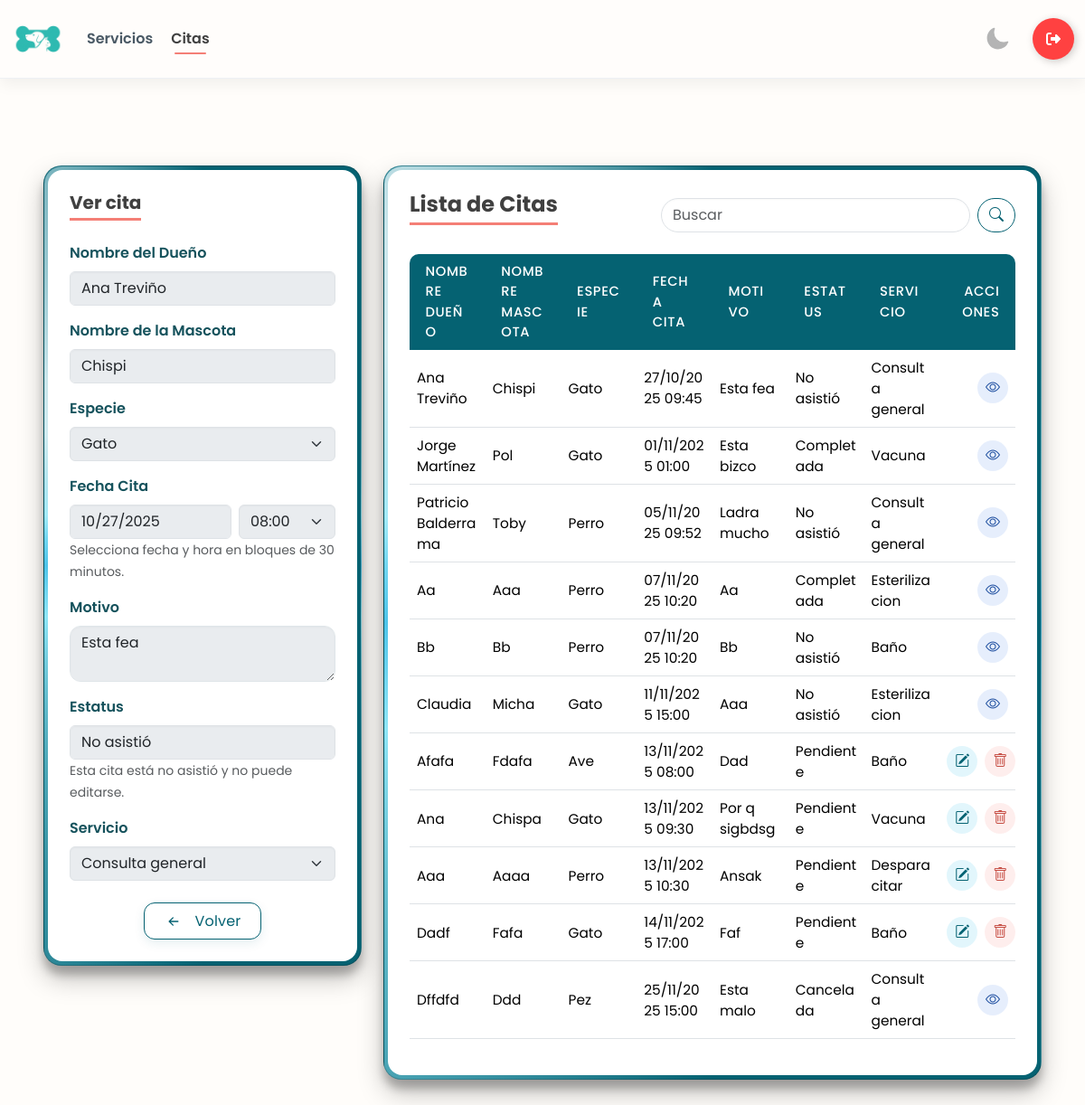
/citas/6/ (signed in), run on the app's committed database.
### app/models.py (models this page shows, shortened)
class CITA_VETERINARIA(models.Model):
    nombre_dueño = models.CharField(max_length=200)
    nombre_mascota = models.CharField(max_length=100)
    especie = models.CharField(max_length=100)
    fecha_cita = models.DateTimeField()
    motivo = models.CharField(max_length=255)
    estatus = models.CharField(max_length=50)
    servicio = models.ForeignKey(SERVICIO, on_delete= models.PROTECT, null=True)

class SERVICIO(models.Model):
    nombre = models.CharField(max_length=100)
    precio = models.DecimalField(max_digits=10, decimal_places=2)
    descripcion = models.TextField(max_length=250, null= True)
    def __str__(self):
        return self.nombre

### app/views.py (the view, shortened to what this page needs)
# urls.py: path('citas/', views.citas_panel, name='citas'),
@login_required
@user_passes_test(es_empleado_o_admin_user)
@login_required
@user_passes_test(is_employee_or_admin)
def citas_panel(request, id=None):
    es_admin = is_admin(request.user)
    cita = get_object_or_404(CITA_VETERINARIA, pk=id) if id else None
    servicios = SERVICIO.objects.all()
    ahora_local = timezone.localtime()
    slots = build_half_hour_slots("08:00", "18:00")
    if cita:
        sel_hora = timezone.localtime(cita.fecha_cita).strftime("%H:%M")
        sel_fecha = timezone.localtime(cita.fecha_cita).strftime("%Y-%m-%d")
    else:
        sel_hora = ""
        sel_fecha = ""
    cita_pasada_bool = bool(cita and timezone.localtime(cita.fecha_cita) <= ahora_local)
    bloqueada_total = bool(cita and cita.estatus in ["Completada", "Cancelada", "No asistió"])
    solo_estatus_fecha = bool(cita and cita_pasada_bool and not bloqueada_total)
    solo_estatus_rol = bool(cita and (not es_admin) and not bloqueada_total)
    solo_estatus = solo_estatus_fecha or solo_estatus_rol
    qs = CITA_VETERINARIA.objects.all().select_related('servicio').order_by('fecha_cita')
    q = (request.GET.get('q') or '').strip()
    ctx = {
        "citas": qs,
        "cita": cita,
        "editando": bool(cita),
        "servicios": servicios,
        "slots": slots,
        "sel_hora": sel_hora,
        "sel_fecha": sel_fecha,
        "min_fecha": ahora_local.strftime("%Y-%m-%d"),
        "cita_pasada": cita_pasada_bool,
        "bloqueada_total": bloqueada_total,
        "solo_estatus": solo_estatus,
        "q": q,
        "es_admin": es_admin,
        "form_data": {},
    }
    return render(request, "citas.html", ctx)

### app/templates/citas.html (shortened to what this page needs)
{% load static %}
<!DOCTYPE html>
<html lang="es" data-theme="light">
<head>
    {% include 'referencias.html' %}
    <link rel="stylesheet" href="{% static 'css/panel.css' %}">
</head>
<body>
    {% include 'navbar-panel.html' %}
    <main class="container-fluid mt-5 mb-5 p-5">
        <div class="row g-4">
            <div class="col-12 col-lg-4">
                <div class="card glass-card">
                    <div class="card-body">
                        <h5 class="card-title mb-4">
                            {% if cita and bloqueada_total %}
                                Ver cita
                            {% elif editando %}
                                Editar cita
                            {% else %}
                                Crear cita
                            {% endif %}
                        </h5>
                        <form method="post" autocomplete="off"
                            action="{% if editando %}{% url 'citas_edit' cita.id %}{% else %}{% url 'citas' %}{% endif %}">
                            <div class="mb-3">
                                <label class="form-label">Nombre del Dueño</label>
                                <input type="text" name="nombre_dueño" class="form-control"
                                    pattern="^[A-Za-zÁÉÍÓÚáéíóúÑñ\s]+$" maxlength="200" required
                                    value="{% if form_data.nombre_dueño %}{{ form_data.nombre_dueño }}{% else %}{{ cita.nombre_dueño|default_if_none:'' }}{% endif %}"
                                    {% if bloqueada_total or solo_estatus %}disabled{% endif %}>
                            </div>
                            <div class="mb-3">
                                <label class="form-label">Nombre de la Mascota</label>
                                <input type="text" name="nombre_mascota" class="form-control"
                                    pattern="^[A-Za-zÁÉÍÓÚáéíóúÑñ\s]+$" maxlength="100" required
                                    value="{% if form_data.nombre_mascota %}{{ form_data.nombre_mascota }}{% else %}{{ cita.nombre_mascota|default_if_none:'' }}{% endif %}"
                                    {% if bloqueada_total or solo_estatus %}disabled{% endif %}>
                            </div>
                            <div class="mb-3">
                                <label class="form-label">Especie</label>
                                <select name="especie_select" id="especie_select" class="form-select" required {% if bloqueada_total or solo_estatus %}disabled{% endif %}>
                                    <option value="Gato" {% if form_data.especie_select == "Gato" %} selected {% elif not form_data.especie_select and cita.especie == "Gato" %} selected {% endif %}>
                                        Gato
                                    </option>
                                </select>
                            </div>
                            <div class="mb-3">
                                <label for="fecha_cita" class="form-label">Fecha Cita</label>
                                <div class="d-flex gap-2">
                                    <input type="date" class="form-control" id="fecha_cita" name="fecha_cita" min="{{ min_fecha }}" value="{% if form_data.fecha_cita %}{{ form_data.fecha_cita }}{% elif cita %}{{ sel_fecha }}{% endif %}" required
                                            {% if bloqueada_total or solo_estatus %}disabled{% endif %}>
                                    <select class="form-select" id="hora_cita" name="hora_cita" required {% if bloqueada_total or solo_estatus %}disabled{% endif %}>
                                        {% for h in slots %}
                                            <option value="{{ h }}" {% if form_data.hora_cita == h %}selected{% elif not form_data.hora_cita and sel_hora == h %}selected{% endif %}>{{ h }}</option>
                                        {% endfor %}
                                    </select>
                                </div>
                                <small class="text-muted">Selecciona fecha y hora en bloques de 30 minutos.</small>
                            </div>
                            <div class="mb-3">
                                <label class="form-label">Motivo</label>
                                <textarea name="motivo" class="form-control" maxlength="255"
                                    required {% if bloqueada_total or solo_estatus %}disabled{% endif %}>{% if form_data.motivo %}{{ form_data.motivo }}{% else %}{{ cita.motivo|default_if_none:'' }}{% endif %}
                                </textarea>
                            </div>
                            <div class="mb-3">
                                <label class="form-label">Estatus</label>
                                {% if not editando %}
                                    <input type="hidden" name="estatus" value="Pendiente">
                                    <input type="text" class="form-control" value="Pendiente" disabled>
                                    <small class="text-muted">Se asigna automáticamente al crear.</small>
                                {% elif bloqueada_total %}
                                    <input type="text" class="form-control" value="{{ cita.estatus }}" disabled>
                                    <small class="text-muted">
                                        Esta cita está {{ cita.estatus|lower }} y no puede editarse.
                                    </small>
                                {% endif %}
                            </div>
                            <div class="mb-3">
                                <label for="servicio" class="form-label">Servicio</label>
                                <select name="servicio" id="servicio" class="form-select" {% if bloqueada_total or solo_estatus %}disabled{% endif %}>
                                    {% for servicio in servicios %}
                                    <option value="{{ servicio.id }}" {% if form_data.servicio == servicio.id|stringformat:"s" %} selected {% elif not form_data.servicio and cita and cita.servicio_id == servicio.id %} selected {% endif %}>
                                        {{ servicio.nombre }}
                                    </option>
                                    {% endfor %}
                                </select>
                            </div>
                            <div class="d-flex gap-2 justify-content-center mt-4">
                            {% if bloqueada_total %}
                                <a href="{% url 'citas' %}" class="btn-clean">
                                    <div class="svg-wrapper-1">
                                        <div class="svg-wrapper">
                                            <svg xmlns="http://www.w3.org/2000/svg" width="22" height="22" fill="currentColor" class="bi bi-arrow-left-short" viewBox="0 0 16 16">
                                              <path fill-rule="evenodd" d="M12 8a.5.5 0 0 1-.5.5H5.707l2.147 2.146a.5.5 0 0 1-.708.708l-3-3a.5.5 0 0 1 0-.708l3-3a.5.5 0 1 1 .708.708L5.707 7.5H11.5a.5.5 0 0 1 .5.5"/>
                                            </svg>
                                        </div>
                                    </div>
                                    <span>Volver</span>
                                </a>
                            {% endif %}
                        </div>
                        </form>
                    </div>
                </div>
            </div>
            <div class="col-12 col-lg-8">
                <div class="card glass-card">
                    <div class="card-body">
                        <div class="d-flex justify-content-between align-items-center mb-3">
                            <h4 class="m-0 card-title mb-3">Lista de Citas</h4>
                            <form class="d-flex" method="get" action="{% url 'citas' %}">
                                <input class="form-control me-2" type="search" placeholder="Buscar" name="q"
                                    value="{{ q }}">
                                <button class="btn btn-outline" type="submit"><i class="bi bi-search"></i></button>
                            </form>
                        </div>
                        <div class="table-responsive">
                            <table class="table tabla-servicios align-middle">
                                <thead>
                                    <tr>
                                        <th>Nombre Dueño</th>
                                        <th>Nombre Mascota</th>
                                        <th>Especie</th>
                                        <th>Fecha Cita</th>
                                        <th>Motivo</th>
                                        <th>Estatus</th>
                                        <th>Servicio</th>
                                        <th class="text-end">Acciones</th>
                                    </tr>
                                </thead>
                                <tbody>
                                    {% for cita in citas %}
                                    <tr>
                                        <td>{{ cita.nombre_dueño }}</td>
                                        <td>{{ cita.nombre_mascota }}</td>
                                        <td>{{ cita.especie }}</td>
                                        <td>{{ cita.fecha_cita|date:"d/m/Y H:i" }}</td>
                                        <td class="col-desc">{{ cita.motivo }}</td>
                                        <td>{{ cita.estatus }}</td>
                                        <td>{{ cita.servicio }}</td>
                                        <td class="text-end">
                                            <div class="d-inline-flex gap-2">
                                                {% if es_admin %}
                                                    {% if cita.estatus == 'Pendiente' %}
                                                        <a class="btn-accion btn-edit" href="{% url 'citas_edit' cita.id %}" title="Editar cita">
                                                            <i class="bi bi-pencil-square"></i>
                                                        </a>
                                                    {% else %}
                                                        <a class="btn-accion btn-view" href="{% url 'citas_edit' cita.id %}" title="Ver cita">
                                                            <i class="bi bi-eye"></i>
                                                        </a>
                                                    {% endif %}
                                                    {% if cita.estatus == 'Pendiente' %}
                                                        <a class="btn-accion btn-delete"
                                                           href="{% url 'citas_eliminar' cita.id %}"
                                                           onclick="return confirm('¿Eliminar esta cita?')">
                                                            <i class="bi bi-trash"></i>
                                                        </a>
                                                    {% endif %}
                                                {% endif %}
                                            </div>
                                        </td>
                                    </tr>
                                    {% empty %}
                                    <tr>
                                        <td colspan="8" class="text-center text-muted">Sin información disponible</td>
                                    </tr>
                                    {% endfor %}
                                </tbody>
                            </table>
                        </div>
                    </div>
                </div>
            </div>
        </div>
    </main>
    {% include 'alertas.html' %}
</body>
</html>

### data on the page
CITA_VETERINARIA: nombre_dueño "Ana Treviño", nombre_mascota "Chispi", especie_select "Gato", motivo "Esta fea", estatus "No asistió", estatus "no asistió", servicio "Consulta general", especie "Gato", fecha_cita "27/10/2025 09:45"
CITA_VETERINARIA: nombre_dueño "Jorge Martínez", nombre_mascota "Pol", especie "Gato", fecha_cita "01/11/2025 01:00", motivo "Esta bizco", estatus "Completada", servicio "Vacuna"
CITA_VETERINARIA: nombre_dueño "Patricio Balderrama", nombre_mascota "Toby", especie "Perro", fecha_cita "05/11/2025 09:52", motivo "Ladra mucho", estatus "No asistió", servicio "Consulta general"
CITA_VETERINARIA: nombre_dueño "Aa", nombre_mascota "Aaa", especie "Perro", fecha_cita "07/11/2025 10:20", motivo "Aa", estatus "Completada", servicio "Esterilizacion"
CITA_VETERINARIA: nombre_dueño "Bb", nombre_mascota "Bb", especie "Perro", fecha_cita "07/11/2025 10:20", motivo "Bb", estatus "No asistió", servicio "Baño"
CITA_VETERINARIA: nombre_dueño "Claudia", nombre_mascota "Micha", especie "Gato", fecha_cita "11/11/2025 15:00", motivo "Aaa", estatus "No asistió", servicio "Esterilizacion"
CITA_VETERINARIA: nombre_dueño "Afafa", nombre_mascota "Fdafa", especie "Ave", fecha_cita "13/11/2025 08:00", motivo "Dad", estatus "Pendiente", servicio "Baño"
CITA_VETERINARIA: nombre_dueño "Ana", nombre_mascota "Chispa", especie "Gato", fecha_cita "13/11/2025 09:30", motivo "Por q sigbdsg", estatus "Pendiente", servicio "Vacuna"
CITA_VETERINARIA: nombre_dueño "Aaa", nombre_mascota "Aaaa", especie "Perro", fecha_cita "13/11/2025 10:30", motivo "Ansak", estatus "Pendiente", servicio "Desparacitar"
CITA_VETERINARIA: nombre_dueño "Dadf", nombre_mascota "Fafa", especie "Gato", fecha_cita "14/11/2025 17:00", motivo "Faf", estatus "Pendiente", servicio "Baño"
CITA_VETERINARIA: nombre_dueño "Dffdfd", nombre_mascota "Ddd", especie "Pez", fecha_cita "25/11/2025 15:00", motivo "Esta malo", estatus "Cancelada", servicio "Consulta general"

### other printed values
form field hora_cita "08:00"
